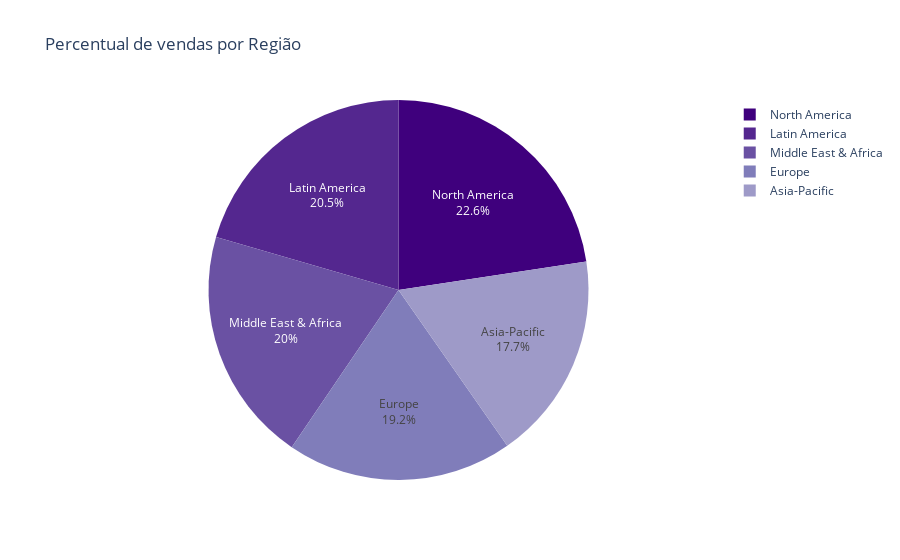

The notebook cell saved with this chart:
### Code cell
fig=px.pie(df,names="Region",title="Percentual de vendas por Região", color_discrete_sequence=px.colors.sequential.Purples_r)
fig.update_traces(textinfo='percent+label')
fig.show()

### Figure 1 — Plotly figure (JSON) as saved in the notebook; plotly's stock layout.template omitted (floating-point values rounded to 4 significant figures; data arrays with more than 128 entries replaced by an {"elided": "..."} marker saying what was removed)
{"data": [{"domain": {"x": [0, 1], "y": [0, 1]}, "hovertemplate": "Region=%{label}<extra></extra>", "labels": {"elided": "1000 str values"}, "legendgroup": "", "name": "", "showlegend": true, "textinfo": "percent+label", "type": "pie"}], "layout": {"legend": {"tracegroupgap": 0}, "piecolorway": ["rgb(63,0,125)", "rgb(84,39,143)", "rgb(106,81,163)", "rgb(128,125,186)", "rgb(158,154,200)", "rgb(188,189,220)", "rgb(218,218,235)", "rgb(239,237,245)", "rgb(252,251,253)"], "title": {"text": "Percentual de vendas por Região"}}}
